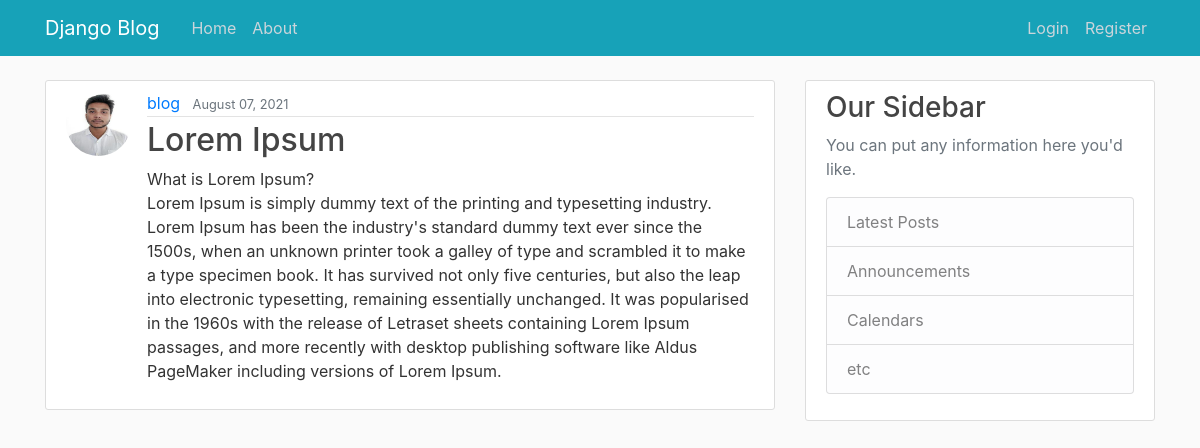
Screenshot of /post/7/ with the database file from the repository.
### blog_app/models.py (models this page shows, shortened)
class Post(models.Model):
    title = models.CharField(max_length=100)
    content = models.TextField()
    date_posted = models.DateTimeField(default=timezone.now)
    author = models.ForeignKey(User, on_delete=models.CASCADE)

### users/models.py (models this page shows, shortened)
class Profile(models.Model):
    user = models.OneToOneField(User, on_delete=models.CASCADE)
    image = models.ImageField(default='default.jpg', upload_to='profile_pics')

### blog_app/views.py (the view)
# urls.py: path('post/<int:pk>/', PostDetailView.as_view(), name='post-detail'),
class PostDetailView(DetailView):
    model = Post

### blog_app/templates/blog_app/post_detail.html (shortened to what this page needs)
{% extends "blog_app/base.html" %}
{% block content %}
  <article class="media content-section">
    <img class="rounded-circle article-img" src="{{ object.author.profile.image.url }}">
    <div class="media-body">
      <div class="article-metadata">
        <a class="mr-2" href="{% url 'user-post' post.author.username %}">{{ object.author }}</a>
        <small class="text-muted">{{ object.date_posted|date:"F d, Y" }}</small>
      </div>
      <h2 class="article-title">{{ object.title }}</h2>
      <p class="article-content">{{ object.content }}</p>
    </div>
  </article>
{% endblock content %}

### blog_app/static/blog_app/main.css (style rules this page uses)
body { background: #fafafa; color: #333333; margin-top: 5rem; }
h1, h2, h3, h4, h5, h6 { color: #444444; }
.content-section { background: #ffffff; padding: 10px 20px; border: 1px solid #dddddd; border-radius: 3px; margin-bottom: 20px; }
.article-title { color: #444444; }
.article-content { white-space: pre-line; }
.article-img { height: 65px; width: 65px; margin-right: 16px; }
.article-metadata { padding-bottom: 1px; margin-bottom: 4px; border-bottom: 1px solid #e3e3e3 }

### rows the page displays
Post: author.profile.image (picture), author "blog", date_posted "August 07, 2021", title "Lorem Ipsum", content "What is Lorem Ipsum? Lorem Ipsum is simply dummy text of the printing and typesetting industry. Lorem Ipsum has been the industry's standard dummy text ever since the 1500s, when an unknown printer took a galley of type and scrambled it to make a type specimen book. It has survived not only five centuries, but also the leap into electronic typesetting, remaining essentially unchanged. It was popularised in the 1960s with the release of Letraset sheets containing Lorem Ipsum passages, and more recently with desktop publishing software like Aldus PageMaker including versions of Lorem Ipsum."
